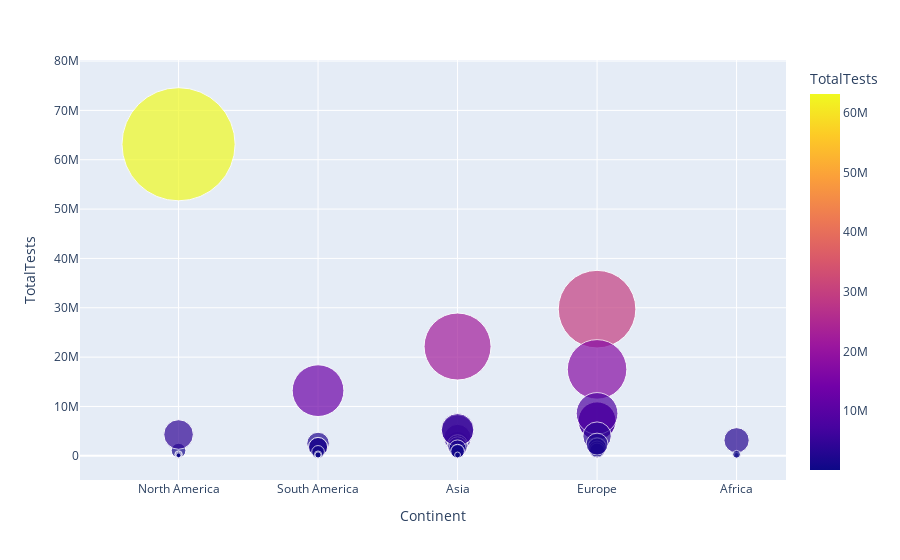

Notebook source saved alongside this figure:
### Code cell
px.scatter(df.head(50),x='Continent',y='TotalTests',
          color='TotalTests',
           hover_data=['Country/Region','Continent'],
          size='TotalTests',
          size_max=80)

### Figure 1 — Plotly figure (JSON) as saved in the notebook; plotly's stock layout.template omitted (floating-point values rounded to 4 significant figures)
{"data": [{"customdata": [["USA"], ["Brazil"], ["India"], ["Russia"], ["South Africa"], ["Mexico"], ["Peru"], ["Chile"], ["Colombia"], ["Spain"], ["Iran"], ["UK"], ["Saudi Arabia"], ["Pakistan"], ["Bangladesh"], ["Italy"], ["Turkey"], ["Argentina"], ["Germany"], ["France"], ["Iraq"], ["Philippines"], ["Indonesia"], ["Canada"], ["Qatar"], ["Kazakhstan"], ["Egypt"], ["Ecuador"], ["Bolivia"], ["Sweden"], ["Oman"], ["Israel"], ["Ukraine"], ["Dominican Republic"], ["Panama"], ["Belgium"], ["Kuwait"], ["Belarus"], ["UAE"], ["Romania"], ["Netherlands"], ["Singapore"], ["Guatemala"], ["Portugal"], ["Poland"], ["Nigeria"], ["Honduras"], ["Bahrain"], ["Japan"], ["Armenia"]], "hovertemplate": "Continent=%{x}<br>TotalTests=%{marker.color}<br>Country/Region=%{customdata[0]}<extra></extra>", "legendgroup": "", "marker": {"color": [63139605, 13206188, 22149351, 29716907, 3149807, 1056915, 2493429, 1760615, 1801835, 7064329, 2612763, 17515234, 3635705, 2058872, 1225124, 7099713, 5081802, 794544, 8586648, 3992206, 1092741, 1669996, 1633156, 4319172, 511000, 2163713, 135000, 258582, 183583, 863315, 309212, 1872453, 1116641, 281926, 240995, 1767120, 522200, 1344303, 5262658, 1319369, 1079860, 1474372, 172712, 1705474, 2374686, 306894, 109292, 876700, 938739, 171600], "coloraxis": "coloraxis", "size": [63139605, 13206188, 22149351, 29716907, 3149807, 1056915, 2493429, 1760615, 1801835, 7064329, 2612763, 17515234, 3635705, 2058872, 1225124, 7099713, 5081802, 794544, 8586648, 3992206, 1092741, 1669996, 1633156, 4319172, 511000, 2163713, 135000, 258582, 183583, 863315, 309212, 1872453, 1116641, 281926, 240995, 1767120, 522200, 1344303, 5262658, 1319369, 1079860, 1474372, 172712, 1705474, 2374686, 306894, 109292, 876700, 938739, 171600], "sizemode": "area", "sizeref": 9866.0, "symbol": "circle"}, "mode": "markers", "name": "", "orientation": "v", "showlegend": false, "type": "scatter", "x": ["North America", "South America", "Asia", "Europe", "Africa", "North America", "South America", "South America", "South America", "Europe", "Asia", "Europe", "Asia", "Asia", "Asia", "Europe", "Asia", "South America", "Europe", "Europe", "Asia", "Asia", "Asia", "North America", "Asia", "Asia", "Africa", "South America", "South America", "Europe", "Asia", "Asia", "Europe", "North America", "North America", "Europe", "Asia", "Europe", "Asia", "Europe", "Europe", "Asia", "North America", "Europe", "Europe", "Africa", "North America", "Asia", "Asia", "Asia"], "xaxis": "x", "y": [63139605, 13206188, 22149351, 29716907, 3149807, 1056915, 2493429, 1760615, 1801835, 7064329, 2612763, 17515234, 3635705, 2058872, 1225124, 7099713, 5081802, 794544, 8586648, 3992206, 1092741, 1669996, 1633156, 4319172, 511000, 2163713, 135000, 258582, 183583, 863315, 309212, 1872453, 1116641, 281926, 240995, 1767120, 522200, 1344303, 5262658, 1319369, 1079860, 1474372, 172712, 1705474, 2374686, 306894, 109292, 876700, 938739, 171600], "yaxis": "y"}], "layout": {"autosize": true, "coloraxis": {"colorbar": {"title": {"text": "TotalTests"}}, "colorscale": [[0, "#0d0887"], [0.1111, "#46039f"], [0.2222, "#7201a8"], [0.3333, "#9c179e"], [0.4444, "#bd3786"], [0.5556, "#d8576b"], [0.6667, "#ed7953"], [0.7778, "#fb9f3a"], [0.8889, "#fdca26"], [1, "#f0f921"]]}, "legend": {"itemsizing": "constant", "tracegroupgap": 0}, "margin": {"t": 60}, "xaxis": {"anchor": "y", "autorange": true, "domain": [0, 1], "range": [-0.9319, 4.416], "title": {"text": "Continent"}, "type": "category"}, "yaxis": {"anchor": "x", "autorange": true, "domain": [0, 1], "range": [-9396000.0, 100100000.0], "title": {"text": "TotalTests"}, "type": "linear"}}}
